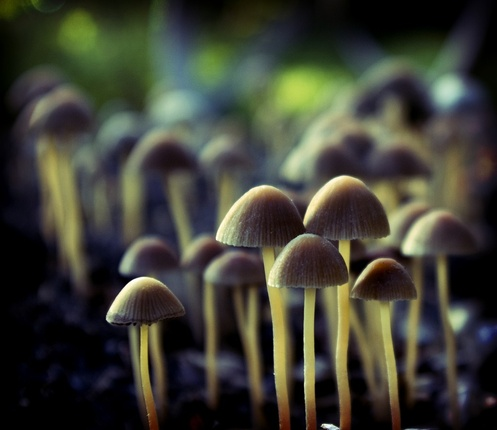
#> input picture A2/asn2-files.zip (Starting notebooks and image files)-20181010/mushroom.jpg, 497 x 430 px, shrunk from 1024 x 887 before the run
$ python A2_1.py   (older library calls are emulated)
#> lines starting #> are read from the running program, lines starting #| are printed output that depends on the picture
#> further down, mushroom is the input picture: shape (430, 497, 3); mean R, G, B 62.8, 63.7, 53
import skimage.util as util
import numpy as np
import scipy.stats
#import matplotlib as plt
import skimage.io as io
import skimage.filters as filt
from numpy import array
import matplotlib.pyplot as plt
np.seterr(divide='ignore', invalid='ignore')

from PIL import Image

#Q1
def color_dot_product(A, B):
    '''
    Element-by-element dot product in a 2D array of vectors.

    :return: An array in which index [i,j,:] is the dot product of A[i,j,:] and B[i,j,:].
    '''
    return np.sum(A.conj() * B, axis=2)

    #:param I: An image as a float
    #:return: A tuple containing theta(the direction of the largest colour change, followed by FTheta(the magnitude of the rate of change))


def color_sobel_edges(I):
    # [13 lines of commented-out code are left out]

    red, green, blue = np.moveaxis(I, -1, 0)
    # Compute horizontal and vertical derivatives of red, blue and green channels through applying sobel filters
    r = filt.sobel_h(red)
    g = filt.sobel_h(green)
    b = filt.sobel_h(blue)
    u = array([r,g,b])
    r = filt.sobel_v(red)
    g = filt.sobel_v(green)
    b = filt.sobel_v(blue)
    v = array([r,g,b])
    gxx = color_dot_product(u, u)
    gyy = color_dot_product(v, v)
    gxy = color_dot_product(u, v)


    # Calculate gradient direction (direction of the largest colour change)
    theta = 0.5 * np.arctan(2 * gxy / (gxx - gyy))

    # Calculate the magnitude of the rate of change
    fTheta = np.sqrt(0.5 * ((gxx + gyy) + (gxx - gyy) * np.cos(2 * theta) + (2 * gxy * np.sin(2 * theta))))

    return np.array([theta, fTheta])


#Question 2
def test_blur_measure(I, min_sigma, max_sigma):

    #:param I: Image in float format
    #:param min_sigma: minimum standard deviation for gaussian filter mask that blurs image
    #:param max_sigma: maximum standard deviation for gaussian filter mask that blurs image
    #:return:

#> called with min_sigma = 1, max_sigma = 30
    s = min_sigma*max_sigma
    print(s)
    k_value = np.zeros(shape = [s, s])

    for sigma in range(min_sigma, max_sigma+1):
        gauss_I = filt.gaussian(I, sigma=sigma, multichannel=False)
        gradient_magnitude = color_sobel_edges(gauss_I)
        oned_arr = np.reshape(gradient_magnitude[0], gradient_magnitude.shape[1] * gradient_magnitude.shape[2])
        K = scipy.stats.kurtosis(oned_arr)
        sharpness = np.log(K + 3)
        s = sigma - min_sigma
        k_value[s,0] = sigma
        k_value[s, 1] = K
#> this loop made 30 passes
#> (K, sharpness) on passes 1 to 12: (-0.211, 1.03), (-0.238, 1.02), (-0.123, 1.06), (0.163, 1.15), (0.117, 1.14), (0.139, 1.14), (0.156, 1.15), (0.07, 1.12), (0.0697, 1.12), (-0.125, 1.06), (0.031, 1.11), (0.188, 1.16)
#> pass 1, in test_blur_measure, `gauss_I = filt.gaussian(I, sigma=sigma, multichannel=False)`:
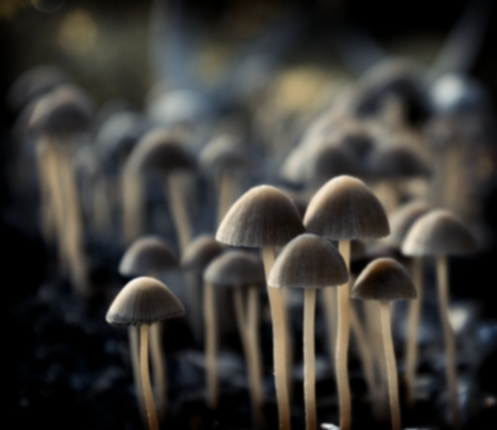
#> gauss_I: shape (430, 497, 3) float64; mean R, G, B 0.245, 0.236, 0.22
#> pass 1, in color_sobel_edges, `red, green, blue = np.moveaxis(I, -1, 0)`:
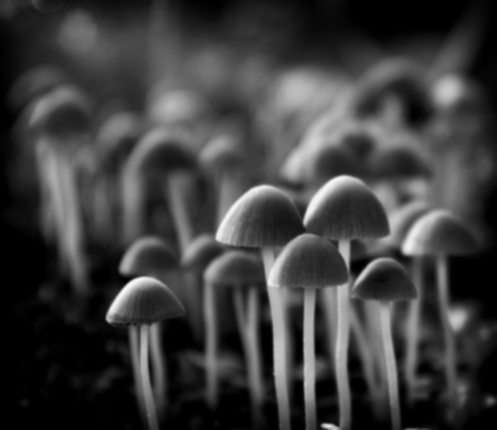
#> red: shape (430, 497) float64; min 0, max 0.97, mean 0.245
#> pass 1, in color_sobel_edges, `red, green, blue = np.moveaxis(I, -1, 0)`:
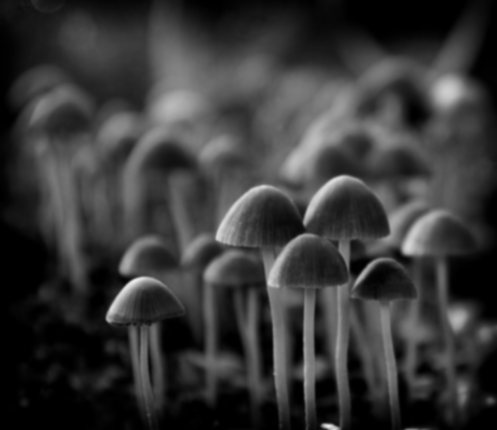
#> blue: shape (430, 497) float64; min 0, max 0.92, mean 0.22
#> after the loop:
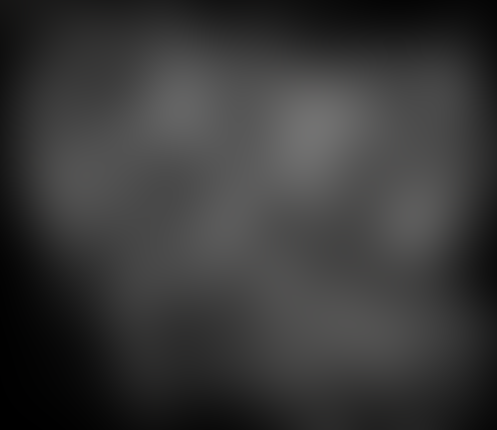
#> gauss_I: shape (430, 497, 3) float64; mean R, G, B 0.223, 0.222, 0.222
#> after the loop:
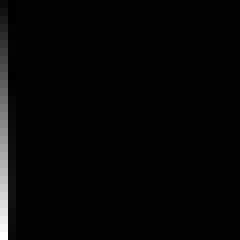
#> k_value: shape (30, 30) float64 (shown 8 times larger); min -0.238, max 30, mean 0.5; drawn with min black and max white

    return(k_value)

mushroom = io.imread('mushroom.jpg')
I = util.img_as_float(mushroom)
kurtosis = test_blur_measure(I, 1, 30)
plt.imshow(kurtosis)
plt.xlabel('Sigma')
plt.ylabel('Kurtosis')
plt.title('Kurtosis values for gaussian blurred gradient magnitudes with varying sigma values for mushroom.jpg')
plt.show()

#Question 3
def sharpness_map(I, window_size):
    '''

    Finish me!

    :param I: image in float format
    :param window_size: square window size (in pixels)
    :return: the array of local sharpness
    '''
#> called with window_size = 100
    # compute local sharpness for each tiled,non-overlapping square window
    # Store local sharpness in array. Each entry represents one window of the input image.
    # Size of array = img_dimensions/window size
    shrp_arr = [I.shape[0]*I.shape[1]/window_size]
#> shrp_arr = [2137.1]
    for row in range(0,I.shape[0],11):
        #loop columns
        for col in range(0,I.shape[1],11):#enumerate(row):
            l = max(0,row-window_size)
            r = min(row+window_size,I.shape[0])
            u = max(0, col-window_size)
            d = min(row+window_size,I.shape[1])
            window = I[l:r,d:u]
            if (window.size != 0):
                gauss_I = filt.gaussian(window, sigma=15, multichannel=False)
                gradient_magnitude = color_sobel_edges(gauss_I)
                oned_arr = np.reshape(window, [gradient_magnitude[0] * gradient_magnitude[1]])
                K = scipy.stats.kurtosis(oned_arr)
                sharpness = np.log(K + 3)
                shrp_arr[row/window_size+col/window_size] = sharpness

mushroom = io.imread('mushroom.jpg')
I = util.img_as_float(mushroom)
#> (the run stopped early here; a loop or call above may not have finished)
